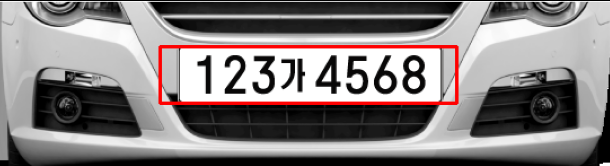
#> input picture history/0/car2.png, 610 x 166 px, found by its file name
$ python camtest3.py
#> lines starting #> are read from the running program, lines starting #| are printed output that depends on the picture
import cv2
import numpy as np

# Read First Image
img1 = cv2.imread('C:/Python Project/capstone/0/car2.png')
#> img1 is the input picture: shape (166, 610, 3); mean B, G, R 128.7, 128.7, 134.7

# Read Second Image
img2 = cv2.imread('C:/Python Project/capstone/0/car2.png')


# concatenate image Horizontally
Hori = np.concatenate((img1, img2), axis=1)
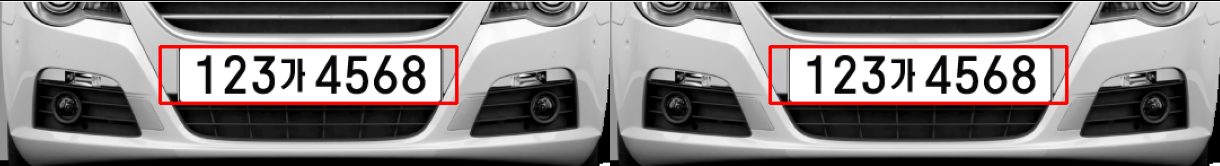
#> Hori: shape (166, 1220, 3); mean B, G, R 128.7, 128.7, 134.7

# concatenate image Vertically
Verti = np.concatenate((img1, img2), axis=0)
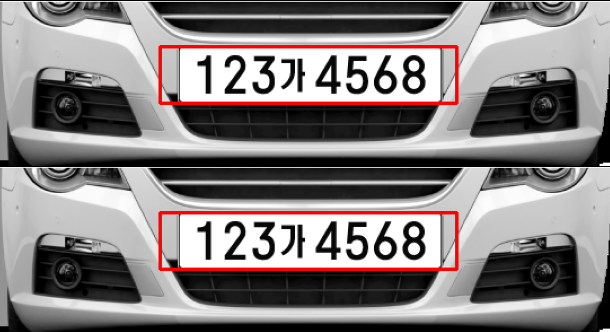
#> Verti: shape (332, 610, 3); mean B, G, R 128.7, 128.7, 134.7

cv2.imshow('HORIZONTAL', Hori)
cv2.imshow('VERTICAL', Verti)

cv2.waitKey(0)
cv2.destroyAllWindows()

$ run again, with history/0/car3.PNG copied over history/0/car2.png
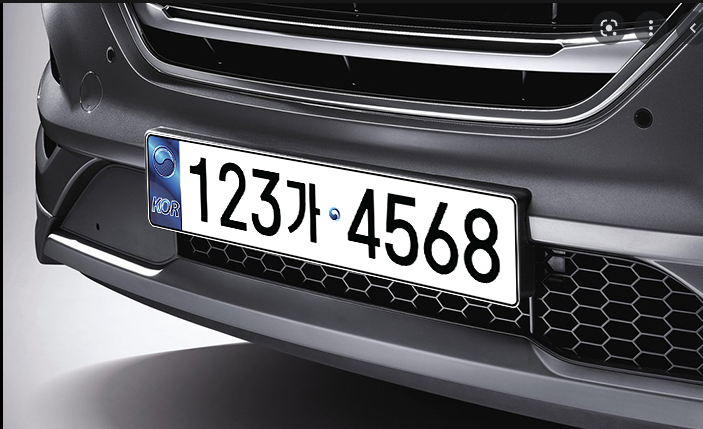
#> input picture history/0/car3.PNG, 703 x 429 px, found by its file name
#> img1 is the input picture: shape (429, 703, 3); mean B, G, R 99.6, 95.7, 95.8
#> `Hori = np.concatenate((img1, img2), axis=1)`:
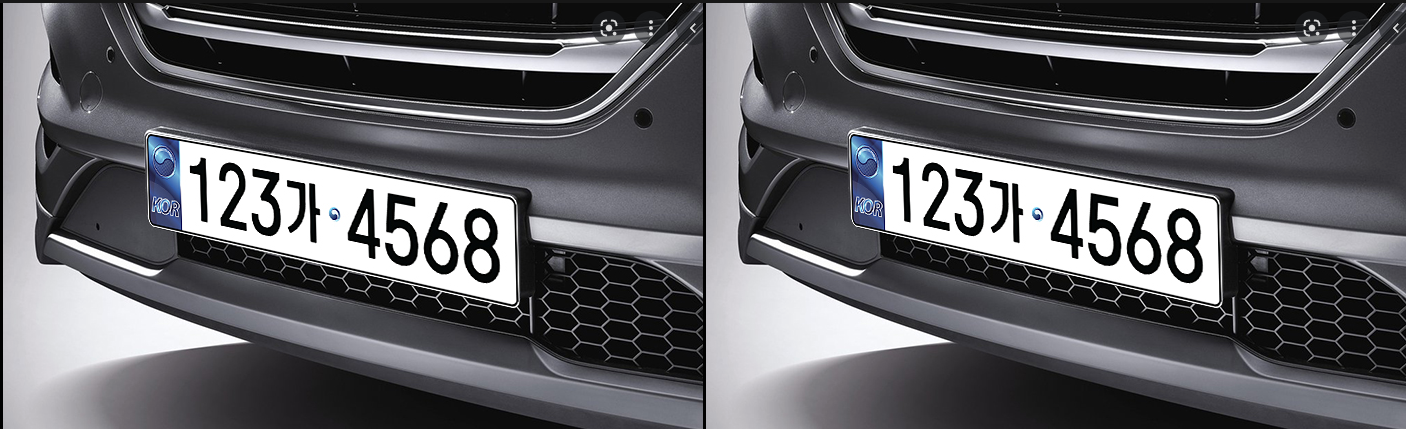
#> Hori: shape (429, 1406, 3); mean B, G, R 99.6, 95.7, 95.8
#> `Verti = np.concatenate((img1, img2), axis=0)`:
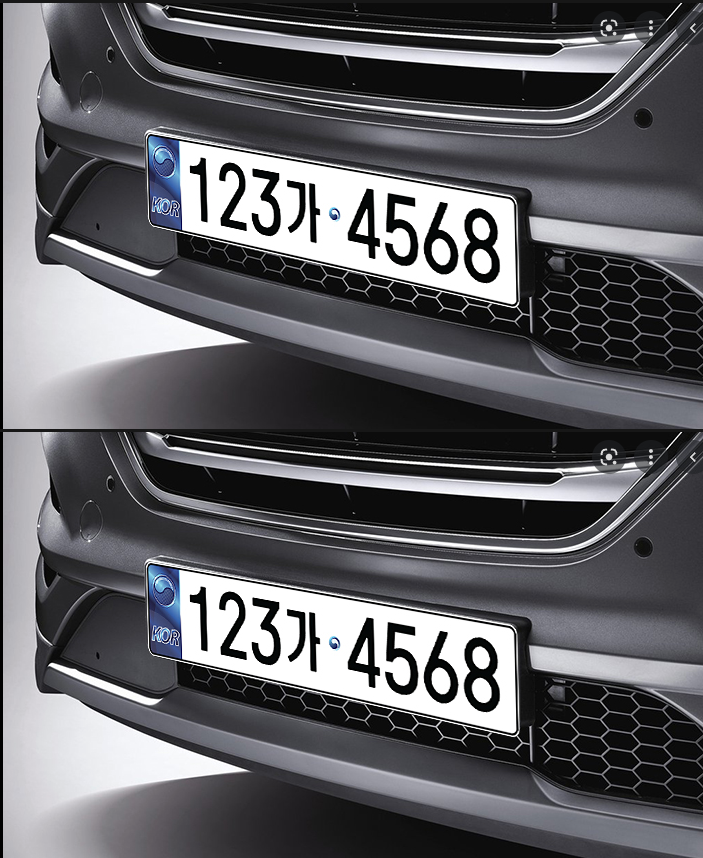
#> Verti: shape (858, 703, 3); mean B, G, R 99.6, 95.7, 95.8
